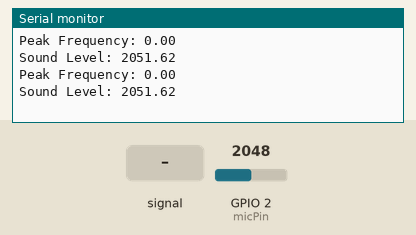
Bench run of a program on a simulated Seeed XIAO ESP32-S3. On the bench: the last lines printed to the serial monitor. Inputs (shaded band) come from the test bench; at power-on: GPIO 2 (micPin) = 2048.

Above: at 1.2 s.
1.3 s: GPIO 2 (micPin) fed a 200 Hz sine of ±327 counts around its level
At 2.6 s:
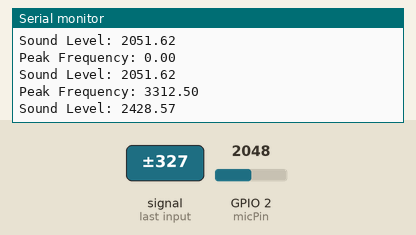
2.8 s: GPIO 2 (micPin) set to 2866
At 4.1 s:
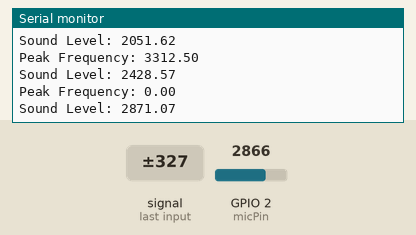
4.3 s: GPIO 2 (micPin) fed a 1000 Hz sine of ±1023 counts around its level
At 5.3 s:
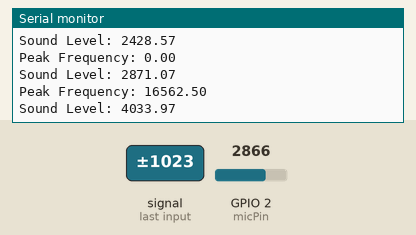
5.8 s: GPIO 2 (micPin) set to 3603
At 6.9 s:
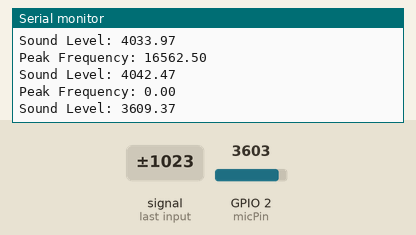
Timing chart, 0 to 8.3 s (numbered marks = the images above; inputs shaded):
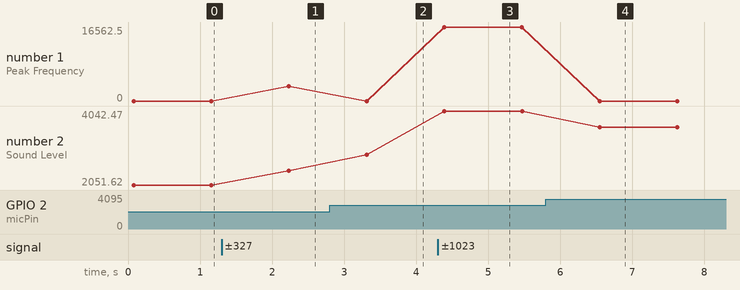

Measured:
- after the input at 1.3 s, the serial monitor: prints a new line after 0.93 s (image 1)
- after the input at 2.8 s, the serial monitor: prints a new line after 0.51 s (image 2)
- after the input at 4.3 s, the serial monitor: prints a new line after 0.09 s (image 3)
- after the input at 5.8 s, the serial monitor: prints a new line after 0.75 s (image 4)
- plotted number 1: 0 → 3312.5 after the input at 1.3 s, 0 → 16562.5 after the input at 4.3 s
- plotted number 2: 2051.62 → 2428.57 after the input at 1.3 s, 2428.57 → 2871.07 after the input at 2.8 s, 2871.07 → 4042.47 after the input at 4.3 s, 4042.47 → 3609.37 after the input at 5.8 s

The program:

main.cpp
```cpp
#include <Arduino.h>
#include <arduinoFFT.h>

const int micPin = 2; // Microphone pin
const int sampleRate = 4000; // Sample rate in Hz
const int sampleSize = 256; // Number of samples for FFT
unsigned int samplingPeriod;
unsigned long microSeconds;

double vReal[sampleSize];
double vImag[sampleSize];
arduinoFFT FFT = arduinoFFT(vReal, vImag, sampleSize, sampleRate);

void setup() {
  Serial.begin(115200);
  pinMode(micPin, INPUT);
  samplingPeriod = round(1000000*(1.0/sampleRate));
}

void loop() {
  // Read the input from the microphone
  for(int i=0; i<sampleSize; i++)
  {
    microSeconds = micros(); // Overhead of calling micros() can be significant
    vReal[i] = analogRead(micPin);
    vImag[i] = 0;
    while(micros() < (microSeconds + samplingPeriod)){
      // Wait until the sampling period is reached
    }
  }

  // Perform FFT
  FFT.Windowing(vReal, sampleSize, FFT_WIN_TYP_HAMMING, FFT_FORWARD);
  FFT.Compute(FFT_FORWARD);
  FFT.ComplexToMagnitude();

  // Find the dominant frequency
  double peakFrequency = 0;
  int peakBin = FFT.MajorPeak();

  peakFrequency = (double)peakBin * (double)sampleRate / (double)sampleSize;
  Serial.print("Peak Frequency: ");
  Serial.println(peakFrequency);

  // Simple sound level measurement (peak-to-peak)
  double soundLevel = 0;
  for(int i=0; i<sampleSize; i++) {
    soundLevel += vReal[i]; // Summing up for an approximation
  }
  soundLevel /= sampleSize; // Average amplitude
  Serial.print("Sound Level: ");
  Serial.println(soundLevel);

  delay(1000); // Delay between measurements
}
```
